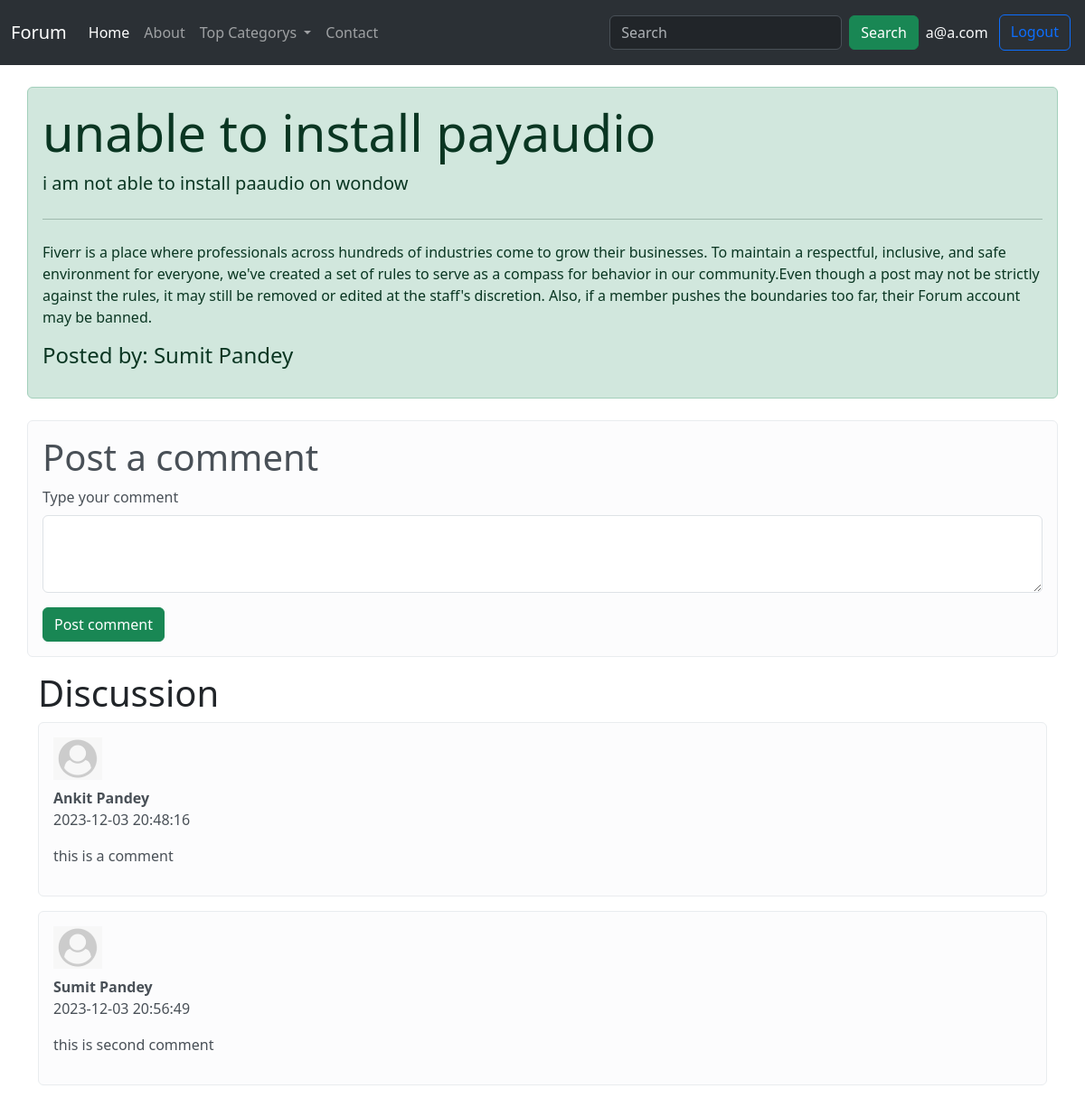
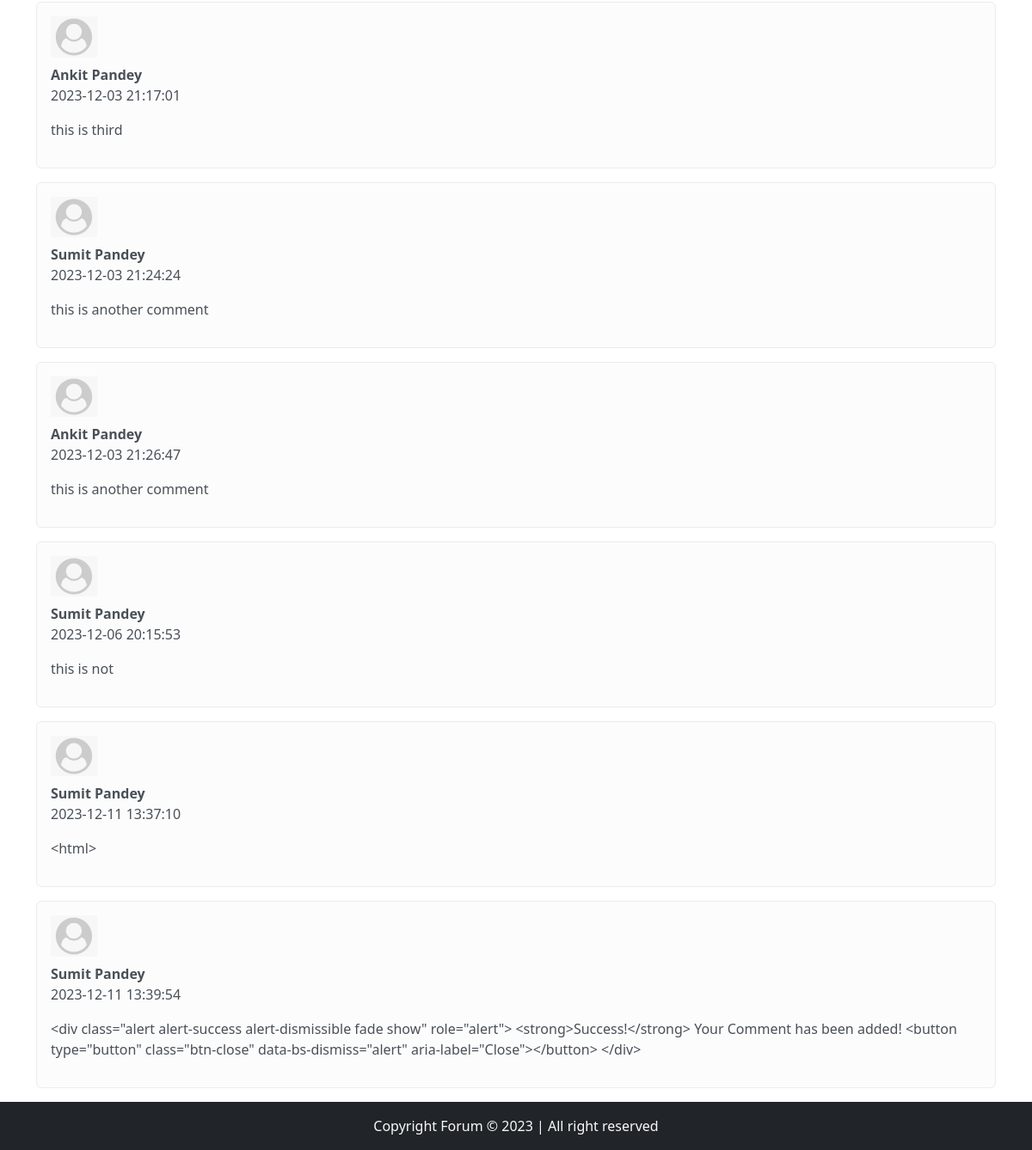
Screenshot of /thread.php?threadid=1 (signed in) with the database file from the repository (2 pictures, top to bottom).
### tables this page shows
CREATE TABLE `threads` (
  `thread_id` int(7) NOT NULL,
  `thread_title` varchar(255) NOT NULL,
  `thread_desc` text NOT NULL,
  `thread_cat_id` int(7) NOT NULL,
  `thread_user_id` int(7) NOT NULL,
  `timestamp` datetime NOT NULL DEFAULT current_timestamp()
);

CREATE TABLE `user_table` (
  `sno` int(8) NOT NULL,
  `usname` text NOT NULL,
  `user_email` varchar(40) NOT NULL,
  `user_pass` varchar(255) NOT NULL,
  `timestamp` datetime NOT NULL DEFAULT current_timestamp()
);

CREATE TABLE `comments` (
  `comment_id` int(8) NOT NULL,
  `comment_content` text NOT NULL,
  `thread_id` int(8) NOT NULL,
  `comment_by` int(8) NOT NULL,
  `comment_time` datetime NOT NULL DEFAULT current_timestamp()
);

### thread.php (the view, shortened to what this page needs)
<!doctype html>
<html lang="en">
<head>
    <link href="https://cdn.jsdelivr.net/npm/bootstrap@5.3.2/dist/css/bootstrap.min.css" rel="stylesheet">
</head>
<body>
    <?php
    include 'partials/_dbconnect.php';
    include 'partials/_header.php';
    ?>
    <?php
    $id = $_GET['threadid'];
    $sql = "SELECT * FROM `threads` WHERE thread_id=$id";
    $result = mysqli_query($conn, $sql);
    while ($row = mysqli_fetch_assoc($result)) {
        $title = $row['thread_title'];
        $desc = $row['thread_desc'];
        $thread_user_id = $row['thread_user_id'];
            $sql2 = "SELECT usname FROM `user_table` WHERE sno='$thread_user_id'";
            $result2 = mysqli_query($conn, $sql2);
            $row2 = mysqli_fetch_assoc($result2);
            $posted_by = mysqli_fetch_assoc($result2);
            $posted_by = $row2['usname'];
    }
    ?>
    <div class="container my-4 alert alert-success">
        <div class="jumbotron">
            <h1 class="display-4"><?php echo $title; ?></h1>
            <p class="lead"><?php echo $desc; ?></p>
            <hr class="my-4">
            <p>Fiverr is a place where professionals across hundreds of industries come to grow their businesses. To maintain a respectful, inclusive, and safe environment for everyone, we've created a set of rules to serve as a compass for behavior in our community.Even though a post may not be strictly against the rules, it may still be removed or edited at the staff's discretion. Also, if a member pushes the boundaries too far, their Forum account may be banned.</p>
            <p>
            <h4>Posted by: <?php echo $posted_by; ?></h4>
            </p>
        </div>
    </div>
    <?php
    if (isset($_SESSION['loggedin']) == true) {
        echo '<div class="container alert alert-light">
        <h1>Post a comment</h1>
        <form action="' . $_SERVER["REQUEST_URI"] . '" method="post">
            <div class="mb-3">
                <label for="exampleFormControlTextarea1" class="form-label">Type your comment</label>
                <textarea class="form-control" id="comment" name="comment" rows="3"></textarea>
                <input type="hidden" name="sno" value=" '. $_SESSION['sno'] . '">
            </div>
            <button type="submit" class="btn btn-success">Post comment</button>
        </form>
    </div>';
    }
    ?>
    <div class="container">
        <h1>Discussion</h1>
        <?php
        $id = $_GET['threadid'];
        $sql = "SELECT * FROM `comments` WHERE thread_id=$id";
        $result = mysqli_query($conn, $sql);
        while ($row = mysqli_fetch_assoc($result)) {
            $content = $row['comment_content'];
            $comment_time = $row['comment_time'];
            $thread_user_id = $row['comment_by'];
            $sql2 = "SELECT usname FROM `user_table` WHERE sno='$thread_user_id'";
            $result2 = mysqli_query($conn, $sql2);
            $row2 = mysqli_fetch_assoc($result2);
            echo '<div class="media alert alert-light">
            <img src="img/default_user.png" class="mr-2 br-6" width="54px">
            <div class="media-body my-2">
            <p class="fw-bold my-0">' . $row2['usname'] . '</p><p>' . $comment_time . '</p>
            <p>' . $content . '</p>
            </div>
        </div>';
        }
        ?>
    </div>
    <?php
    include 'partials/_footer.php';
    ?>
</body>
</html>

### rows the page displays
threads: thread_title "unable to install payaudio", thread_desc "i am not able to install paaudio on wondow"
user_table: usname "Sumit Pandey"
comments: user_table.usname "Ankit Pandey", comment_time "2023-12-03 20:48:16", comment_content "this is a comment"
comments: user_table.usname "Sumit Pandey", comment_time "2023-12-03 20:56:49", comment_content "this is second comment"
comments: user_table.usname "Ankit Pandey", comment_time "2023-12-03 21:17:01", comment_content "this is third"
comments: user_table.usname "Sumit Pandey", comment_time "2023-12-03 21:24:24", comment_content "this is another comment"
comments: user_table.usname "Ankit Pandey", comment_time "2023-12-03 21:26:47", comment_content "this is another comment"
comments: user_table.usname "Sumit Pandey", comment_time "2023-12-06 20:15:53", comment_content "this is not"
comments: user_table.usname "Sumit Pandey", comment_time "2023-12-11 13:37:10", comment_content "<html>"
comments: user_table.usname "Sumit Pandey", comment_time "2023-12-11 13:39:54", comment_content "<div class=\"alert alert-success alert-dismissible fade show\" role=\"alert\"> <strong>Success!</strong> Your Comment has been added! <button type=\"button\" class=\"btn-close\" data-bs-dismiss=\"alert\" aria-label=\"Close\"></button> </div>"

### other values shown
$_SESSION['user_email'] "a@a.com"
